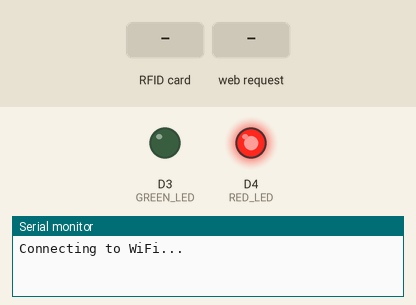
Simulated run of this sketch. Board: ESP8266 (NodeMCU). Shown: output pins drawn as LEDs (lit = HIGH), the last lines printed to the serial monitor. Dashed ring = blinking. The inputs (shaded band) are chosen by the test bench. WiFi joins after 1.5 s; servers stay silent unless stated.

Above: at 1.6 s.
At 5.2 s:
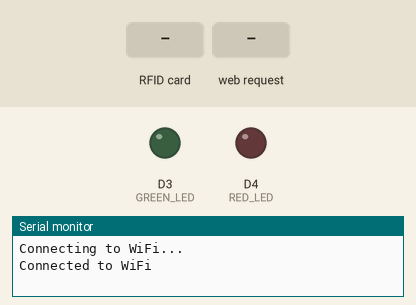
5.3 s: RFID card 5E 7A 19 C4 held to the reader
At 6.2 s:
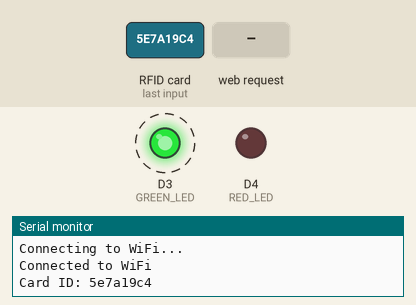
7.3 s: HTTP request GET /GetData received
Timing chart, 0 to 10.8 s (numbered marks = the images above; inputs shaded):
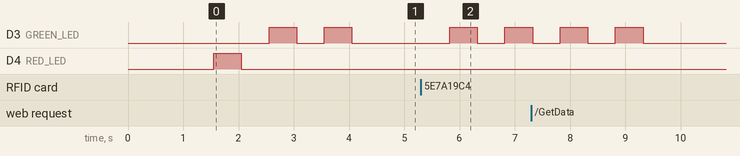

The sketch:

SEDCS.ino
```cpp
#include <ArduinoJson.h>
#include <MFRC522.h>
#include <ESP8266WiFi.h>
#include <ESP8266HTTPClient.h>
#include <ESP8266WebServer.h>


#define RST_PIN D1
#define SS_PIN D2
#define GREEN_LED D3
#define RED_LED D4

MFRC522 mfrc522(SS_PIN, RST_PIN);
char jsonOutput[128];
String deviceName = "D01";  // Device name defined in the code
String cardData = "";
const char* ssid = "JACKSON";
const char* password = "mwaya.123";

ESP8266WebServer server(80);

void setup() {

  pinMode(GREEN_LED, OUTPUT);
  pinMode(RED_LED, OUTPUT);
  Serial.begin(9600);
  SPI.begin();
  mfrc522.PCD_Init();

  WiFi.begin(ssid, password);

  while (WiFi.status() != WL_CONNECTED) {
    delay(1000);
    Serial.println("Connecting to WiFi...");

    digitalWrite(RED_LED, LOW); // Turn on red LED
    delay(500);
    digitalWrite(RED_LED, HIGH); // Turn off red LED
    delay(500);
    digitalWrite(RED_LED, LOW);
  }

  digitalWrite(GREEN_LED, LOW); // Turn on green LED
  delay(500);
  digitalWrite(GREEN_LED, HIGH); // Turn off green LED
  delay(500);
  digitalWrite(GREEN_LED, LOW); // Turn on green LED
  delay(500);
  digitalWrite(GREEN_LED, HIGH); // Turn off green LED
  delay(500);
  digitalWrite(GREEN_LED, LOW);

   Serial.println("Connected to WiFi");


  // Register the endpoint for receiving session ID
  server.on("/GetData", handleGetData);

  server.begin();
}

void loop() {
  if (WiFi.status() == WL_CONNECTED) {
    if (mfrc522.PICC_IsNewCardPresent() && mfrc522.PICC_ReadCardSerial()) {
      String cardID = "";
      for (byte i = 0; i < mfrc522.uid.size; i++) {
        cardID += String(mfrc522.uid.uidByte[i] < 0x10 ? "0" : "");
        cardID += String(mfrc522.uid.uidByte[i], HEX);
      }

      cardData = cardID;
      Serial.print("Card ID: ");
      Serial.println(cardID);

      digitalWrite(GREEN_LED, LOW); // Turn on green LED
      delay(500);
      digitalWrite(GREEN_LED, HIGH); // Turn off green LED
      delay(500);
      digitalWrite(GREEN_LED, LOW); // Turn on green LED
      delay(500);
      digitalWrite(GREEN_LED, HIGH); // Turn off green LED
      delay(500);
      digitalWrite(GREEN_LED, LOW);


      mfrc522.PICC_HaltA();
      mfrc522.PCD_StopCrypto1();
    }
  }

  server.handleClient();
}


void handleGetData() {
  server.sendHeader("Access-Control-Allow-Origin", "http://192.168.43.109:3000");
  server.sendHeader("Access-Control-Allow-Methods", "POST");
  server.sendHeader("Access-Control-Allow-Headers", "Content-Type");
  server.sendHeader("Content-Type", "application/json");
  server.sendHeader("Access-Control-Allow-Credentials", "true");

  if (server.method() == HTTP_OPTIONS) {
    server.send(204); // No content required for OPTIONS request
    return;
  }

  DynamicJsonDocument responseDoc (4096);
  JsonObject object = responseDoc.to<JsonObject>();

  object["cardData"] = cardData;
  object["deviceName"] = deviceName;

  // Convert the response JSON to a String
  String responsePayload;
  serializeJson(responseDoc, jsonOutput);

  // Send the JSON response
  server.send(200, "application/json", String(jsonOutput));

  digitalWrite(GREEN_LED, LOW); // Turn on green LED
  delay(500);
  digitalWrite(GREEN_LED, HIGH);
  delay(500);
  digitalWrite(GREEN_LED, LOW);
  delay(500);
  digitalWrite(GREEN_LED, HIGH);
  delay(500);
  digitalWrite(GREEN_LED, LOW);

  Serial.println("Card data sent to successfully.");
}
```

Measured:
- after the input at 5.3 s, D3 (GREEN_LED): LOW → HIGH after 0.52 s, → LOW 0.50 s later, → HIGH 0.50 s later
